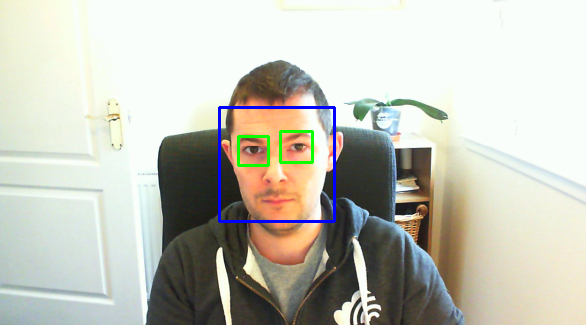
#> input picture report/fig/face_detect.png, 586 x 325 px, given in place of the camera
$ jupyter execute --allow-errors 00_analysis.ipynb   (text cells are left out)
#> lines starting #> are read from the running program, lines starting #| are printed output that depends on the picture; after the words box and inside, x2 and y2 are one past the last pixel; in counts of white or black regions, pixels touching at a corner belong together
[cell 1]
#!conda install -c menpo dlib -y
import dlib
import cv2
import numpy as np
from helpers import *
from scipy import ndimage
from imutils.video import VideoStream
from imutils import resize

[cell 2]
fce_cascade = cv2.CascadeClassifier('../data/model/haarcascade_frontalface_default.xml')
eye_cascade = cv2.CascadeClassifier('../data/model/haarcascade_eye.xml')

# This is set to 1 rather than 0 because of switching webcams
vs = VideoStream(1).start()

while True:
    # Read in a single frame
    frame = vs.read()
#> frame is the input picture: shape (325, 586, 3); mean B, G, R 183.7, 194.7, 194.9
    # Resize the video window to be smaller
    img = resize(frame, width=600)
    gray = cv2.cvtColor(img, cv2.COLOR_BGR2GRAY)
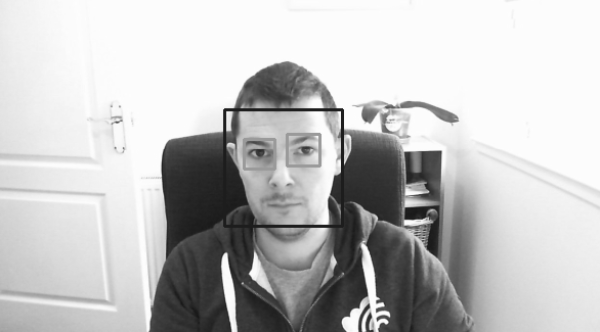
#> gray: shape (332, 600); min 25, max 254, mean 193.3
    faces = fce_cascade.detectMultiScale(gray, 1.3, 5)
#> faces = [[226, 114, 110, 110]]
    for (x,y,w,h) in faces:
        cv2.rectangle(img,(x,y),(x+w,y+h),(255,0,0),2)
        roi_gray = gray[y:y+h, x:x+w]
        roi_color = img[y:y+h, x:x+w]
        eyes = eye_cascade.detectMultiScale(roi_gray)
        for (ex,ey,ew,eh) in eyes:
            cv2.rectangle(roi_color,(ex,ey),(ex+ew,ey+eh),(0,255,0),2)
#> this loop made 1 pass
#> (x, y, w, h, eyes) on pass 1: (226, 114, 110, 110, [[60, 19, 34, 34], [18, 25, 27, 27]])
#> pass 1, `roi_gray = gray[y:y+h, x:x+w]`:
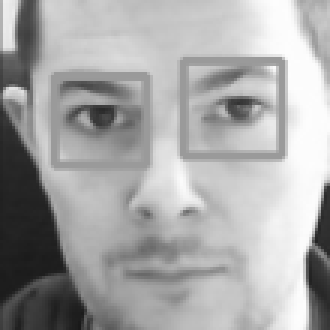
#> roi_gray: shape (110, 110) (shown 3 times larger); min 25, max 253, mean 167.1
#> pass 1, `roi_color = img[y:y+h, x:x+w]`:
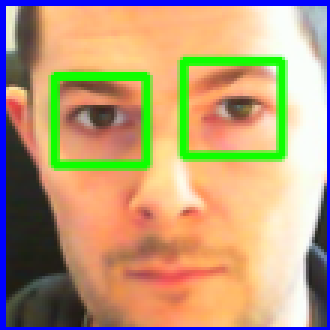
#> roi_color: shape (110, 110, 3) (shown 3 times larger); mean B, G, R 122.3, 156.5, 185.7
#> after the loop:
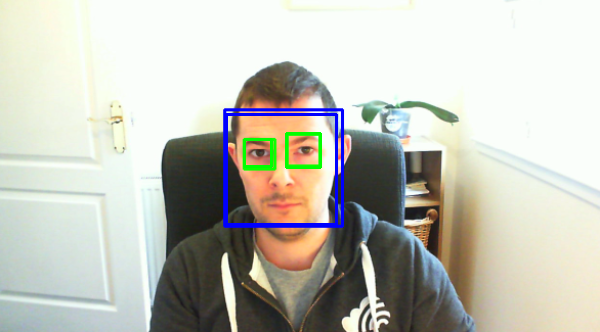
#> img: shape (332, 600, 3); mean B, G, R 184.2, 194, 193.6
#> after the loop:
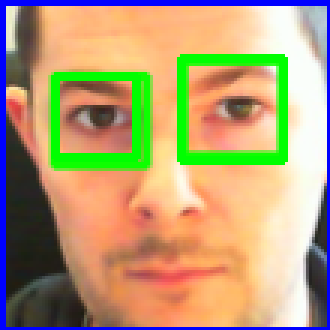
#> roi_color: shape (110, 110, 3) (shown 3 times larger); 5.98% of pixels changed, all inside (x1, y1, x2, y2) = (17, 18, 96, 55)

    cv2.imshow('img',img)
        # If 'Q' is pressed them terminate the video window
    key =  cv2.waitKey(1) & 0xFF
#> (key q is pressed here)
    if key == ord("q"):
        vs.stop()
        cv2.destroyAllWindows()
        break

#> (a cell that did not finish here is left out)

[cell 4]
#Combine an image that has a transparency alpha channel
# [97 lines left out: functions blend_transparent, angle_between, run, not called in this run]

[cell 5]
glasses = cv2.imread("../data/img/sunglasses.png", -1)
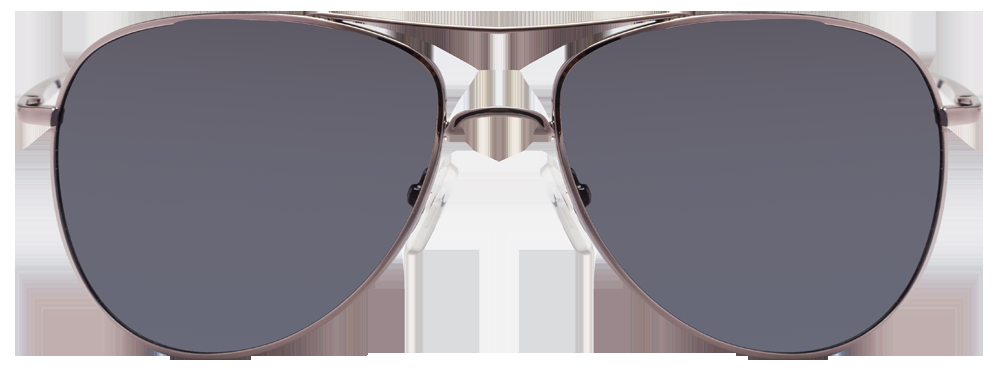
#> input picture data/img/sunglasses.png, 1000 x 372 px
#> glasses is the input picture: shape (372, 1000, 4); mean B, G, R, A 153.1, 145.5, 148.8, 141.3
#> (the rest of this cell did not finish here and is left out)
